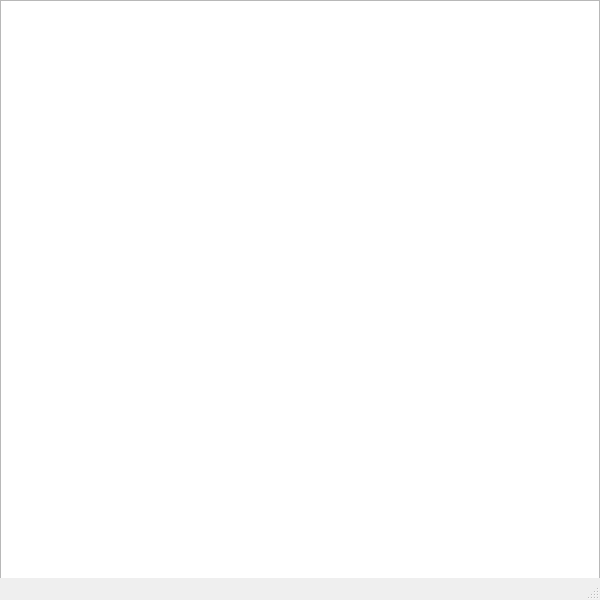
<?xml version="1.0" encoding="UTF-8"?>
<ui version="4.0">
 <class>MainWindow</class>
 <widget class="QMainWindow" name="MainWindow">
  <property name="geometry">
   <rect>
    <x>0</x>
    <y>0</y>
    <width>600</width>
    <height>600</height>
   </rect>
  </property>
  <property name="windowTitle">
   <string>MainWindow</string>
  </property>
  <widget class="QWidget" name="centralwidget">
   <widget class="QGraphicsView" name="graphicsView">
    <property name="geometry">
     <rect>
      <x>0</x>
      <y>0</y>
      <width>600</width>
      <height>600</height>
     </rect>
    </property>
   </widget>
  </widget>
  <widget class="QMenuBar" name="menubar">
   <property name="geometry">
    <rect>
     <x>0</x>
     <y>0</y>
     <width>600</width>
     <height>25</height>
    </rect>
   </property>
  </widget>
  <widget class="QStatusBar" name="statusbar"/>
 </widget>
 <resources/>
 <connections/>
</ui>
